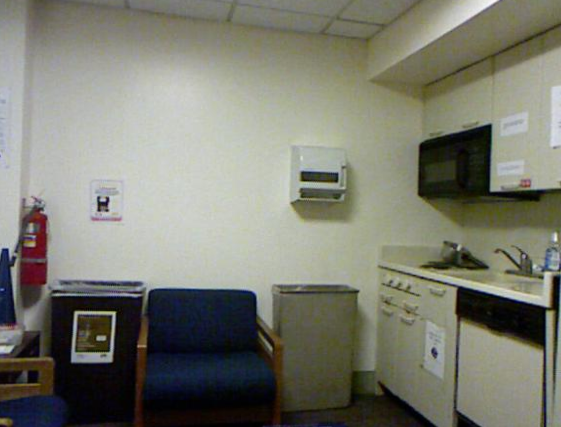
#> input picture hw12/0001_rgb.png, 561 x 427 px
$ python hw12_CausDanu.py
#> lines starting #> are read from the running program, lines starting #| are printed output that depends on the picture; long printed decimals are rounded
import numpy as np
from skimage import io
from skimage.segmentation import slic
import matplotlib.pyplot as plt

img = io.imread("0001_rgb.png")
#> img is the input picture: shape (427, 561, 3); mean R, G, B 123.3, 123.9, 112.3
ground = io.imread("0001_label.png")
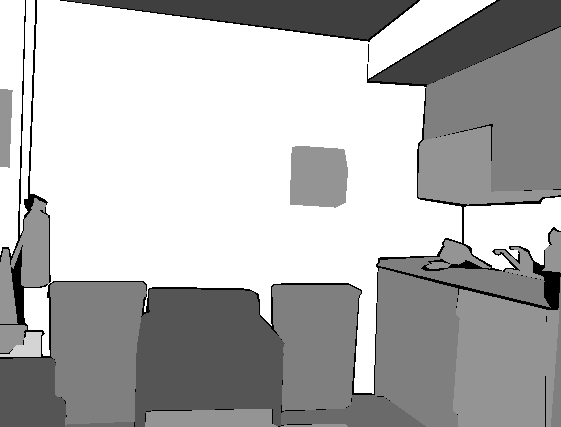
#> input picture hw12/0001_label.png, 561 x 427 px
#> ground is the input picture: shape (427, 561); min 0, max 12, mean 8.45

print(img.shape)
#| (427, 561, 3)
print(ground)
#> (printed output is left out)

ground_set = set(ground.flatten())
#> ground_set = 8 items
number_of_segments = len(ground_set)
#> number_of_segments = 8

print(number_of_segments)  # To see how many true (/ground) labels are there in total
#| 8

segments = slic(img, n_segments=number_of_segments, compactness=50)  # By visualizing the map I felt compactness = 50 is a good number
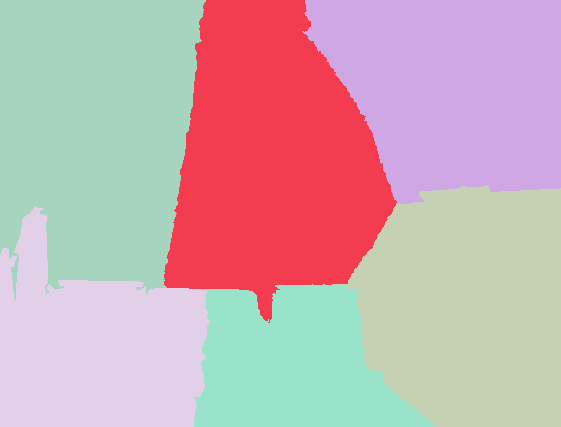
#> segments: shape (427, 561) int64; 6 distinct labels, from 1 to 6; one colour per label, 0 black
print(segments.shape)
#| (427, 561)
print(segments)
#> (printed output is left out)


fig = plt.figure("Segmentation Fig")

ax1 = fig.add_subplot(211)
ax1.imshow(img)
ax2 = fig.add_subplot(212)
ax2.imshow(segments)
plt.show()
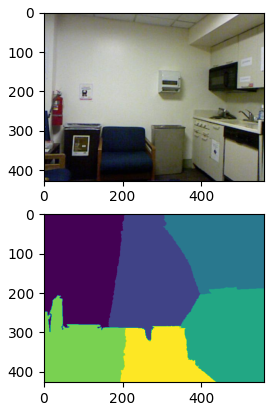
#> figure drawn by matplotlib, 2 panels


intersection_counter = 0
ground_truth_counter = 0
underseg_error = {}  # Undersegmentation error dictionary where values are the errors and keys are the ground truth segments
for ground_segment in ground_set:
    for row in range(len(ground)):
        for col in range(len(ground[row])):
            if segments[row][col] == ground[row][col]:  # increment counter when pixel labels overlap/intersect
                intersection_counter += 1
            if ground_segment == ground[row][col]:  # count the total pixels of a particular ground segment
                ground_truth_counter += 1

    underseg_error[ground_segment] = (intersection_counter-ground_truth_counter)/ground_truth_counter  # formula from previous homework
#> this loop made 8 passes
#> ground_segment on passes 2 to 8: 3, 4, 5, 6, 7, 10, 12
#> after the loop, ground_truth_counter = 239547; intersection_counter = 163352; underseg_error = {0: 1.87, 3: 0.936, 4: 0.468, 5: 0.828, 6: 0.0739, 7: -0.0221, 10: 0.135, 12: -0.318}

print(underseg_error)
#| {0: 1.868, 3: 0.9361, 4: 0.4681, 5: 0.8278, 6: 0.07388, 7: -0.02213, 10: 0.1355, 12: -0.3181}

# The undersegmentation error becomes more negative if we increase the number of superpixels because we will have
# more unique labels than in the actual ground truth set and therefore these new labels are actually not correct
# and hence the error becomes larger (in absolute terms).
